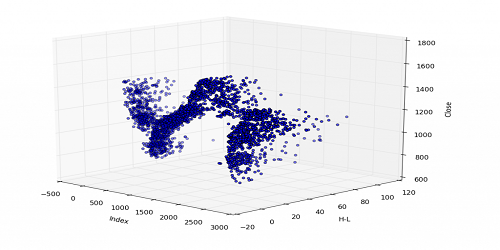
#> input picture 002_P3_Histograma/3D-Matplotlib.png, 500 x 250 px
$ python 002_P3_Histograma.py
#> lines starting #> are read from the running program, lines starting #| are printed output that depends on the picture
import cv2
import matplotlib.pyplot as plt
import numpy as np


import cv2
import matplotlib.pyplot as plt
import numpy as np


import cv2
import matplotlib.pyplot as plt
import numpy as np

img = cv2.imread('3D-Matplotlib.png', cv2.IMREAD_GRAYSCALE)
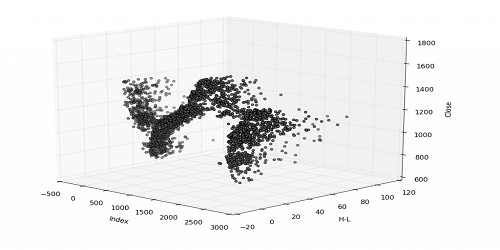
#> img: shape (250, 500); min 0, max 255, mean 237.3


img_eq = cv2.equalizeHist(img)
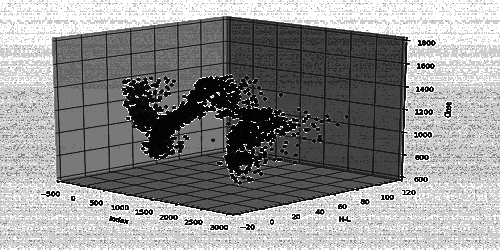
#> img_eq: shape (250, 500); min 0, max 255, mean 145.2


histx1 = cv2.calcHist([img], [0], None, [256], [0, 256])
#> histx1 = 256 values, max 35344 at index 254, min 0 at index 1, mean 488.3
histx2 = cv2.calcHist([img_eq], [0], None, [256], [0, 256])
#> histx2 = 256 values, max 35344 at index 204, min 0 at index 24, mean 488.3


histy1 = np.sum(img, axis=0)
#> histy1 = 500 values, max 63590 at index 437, min 45980 at index 232, mean 59328.3
histy2 = np.sum(img_eq, axis=0)
#> histy2 = 500 values, max 55401 at index 437, min 18507 at index 230, mean 36310.5


fig = plt.figure(figsize=(14, 6))
gs = fig.add_gridspec(3, 4)


ax1 = fig.add_subplot(gs[0, 0])
ax1.plot(histx1, color='black')
ax1.set_title('Histograma X OG')
ax1.set_xlim([0, 256])
ax1.set_xticks([])
ax1.set_yticks([])


ax2 = fig.add_subplot(gs[0, 2])
ax2.plot(histx2, color='black')
ax2.set_title('Histograma X Ecualizada')
ax2.set_xlim([0, 256])
ax2.set_xticks([])
ax2.set_yticks([])


ax3 = fig.add_subplot(gs[1, 0])
ax3.plot(histy1, color='black')
ax3.set_title('Histograma Y OG')
ax3.set_ylim([0, np.max(histy1)])
ax3.set_yticks([])
ax3.set_xticks([])


ax4 = fig.add_subplot(gs[1, 1])
ax4.imshow(img, cmap='gray')
ax4.set_title('Original')
ax4.axis('off')


ax5 = fig.add_subplot(gs[1, 2])
ax5.plot(histy2, color='black')
ax5.set_title('Histograma Y Ecualizada')
ax5.set_ylim([0, np.max(histy2)])
ax5.set_yticks([])
ax5.set_xticks([])


ax6 = fig.add_subplot(gs[1, 3])
ax6.imshow(img_eq, cmap='gray')
ax6.set_title('Result')
ax6.axis('off')

plt.tight_layout()
plt.show()
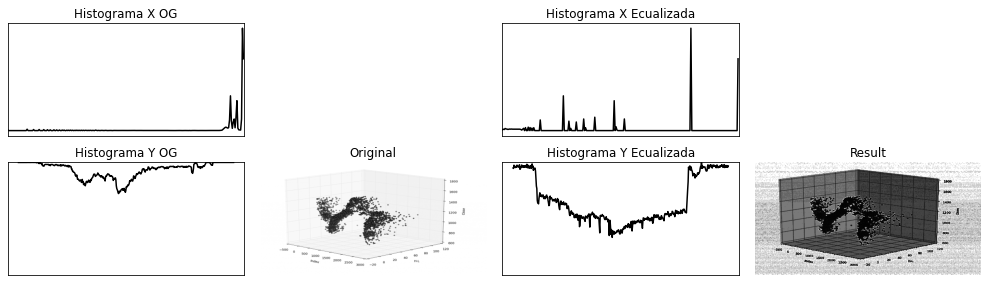
#> figure drawn by matplotlib, 6 panels
